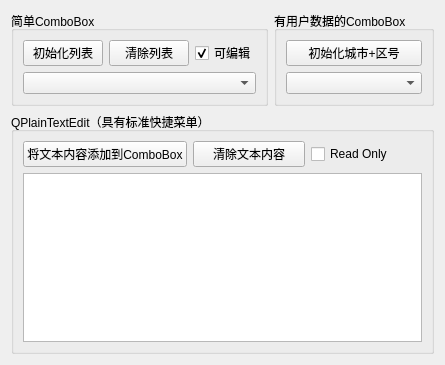
<?xml version="1.0" encoding="UTF-8"?>
<ui version="4.0">
 <class>Widget</class>
 <widget class="QWidget" name="Widget">
  <property name="geometry">
   <rect>
    <x>0</x>
    <y>0</y>
    <width>420</width>
    <height>365</height>
   </rect>
  </property>
  <property name="windowTitle">
   <string>Widget</string>
  </property>
  <layout class="QGridLayout" name="gridLayout_3">
   <item row="0" column="0">
    <widget class="QGroupBox" name="groupBox">
     <property name="title">
      <string>简单ComboBox</string>
     </property>
     <layout class="QGridLayout" name="gridLayout_2">
      <item row="0" column="0">
       <widget class="QPushButton" name="pushBtnInitList">
        <property name="text">
         <string>初始化列表</string>
        </property>
       </widget>
      </item>
      <item row="0" column="1">
       <widget class="QPushButton" name="pushBtnClearList">
        <property name="text">
         <string>清除列表</string>
        </property>
       </widget>
      </item>
      <item row="0" column="2">
       <widget class="QCheckBox" name="checkBoxIsEdit">
        <property name="text">
         <string>可编辑</string>
        </property>
        <property name="checked">
         <bool>true</bool>
        </property>
       </widget>
      </item>
      <item row="1" column="0" colspan="3">
       <widget class="QComboBox" name="comboBoxCity"/>
      </item>
     </layout>
    </widget>
   </item>
   <item row="0" column="1">
    <widget class="QGroupBox" name="groupBox_2">
     <property name="title">
      <string>有用户数据的ComboBox</string>
     </property>
     <layout class="QVBoxLayout" name="verticalLayout">
      <item>
       <widget class="QPushButton" name="pushBtnInitCityAreaCode">
        <property name="text">
         <string>初始化城市+区号</string>
        </property>
       </widget>
      </item>
      <item>
       <widget class="QComboBox" name="comboBoxCityAreaCode"/>
      </item>
     </layout>
    </widget>
   </item>
   <item row="1" column="0" colspan="2">
    <widget class="QGroupBox" name="groupBox_3">
     <property name="title">
      <string>QPlainTextEdit（具有标准快捷菜单）</string>
     </property>
     <layout class="QGridLayout" name="gridLayout">
      <item row="0" column="0">
       <widget class="QPushButton" name="pushBtnAddTextToComboBox">
        <property name="text">
         <string>将文本内容添加到ComboBox</string>
        </property>
       </widget>
      </item>
      <item row="0" column="1">
       <widget class="QPushButton" name="pushBtnClearText">
        <property name="text">
         <string>清除文本内容</string>
        </property>
       </widget>
      </item>
      <item row="0" column="2">
       <widget class="QCheckBox" name="checkBoxIsWrite">
        <property name="text">
         <string>Read Only</string>
        </property>
       </widget>
      </item>
      <item row="1" column="0" colspan="3">
       <widget class="QPlainTextEdit" name="plainTextEdit"/>
      </item>
     </layout>
    </widget>
   </item>
  </layout>
 </widget>
 <resources/>
 <connections/>
</ui>
